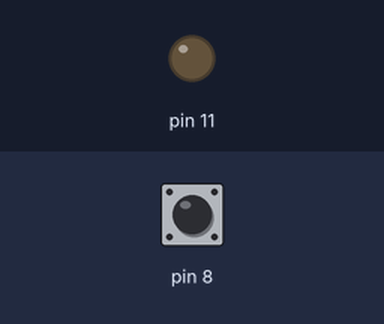
Bench run of a sketch on a simulated Arduino Uno, built with avr-gcc and run on an emulated ATmega328P. Parts: output pins drawn as LEDs (lit = HIGH). Dashed ring = blinking. The inputs (shaded band) are chosen by the test bench; at power-on: pin 8 HIGH.

Above: at 1.2 s.
1.3 s: pin 8 pulled LOW for 3.2 s
At 4.8 s:
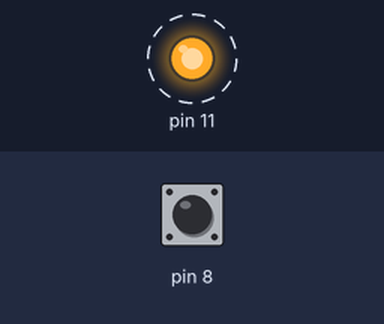
6.0 s: pin 8 pulled LOW for 0.15 s
At 7.3 s:
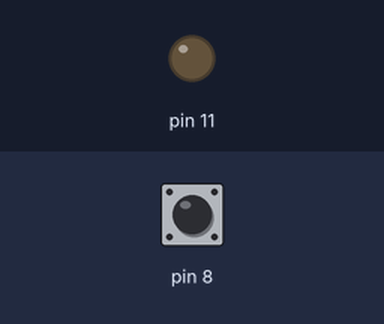
Timing chart, 0 to 9.0 s (numbered marks = the images above; inputs shaded):
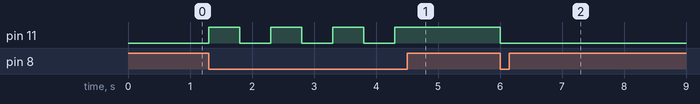

The sketch:

button1_LED_ACKAPA.ino
```cpp
int durum = 0;//0 ise sönük 1 ise yanık
void setup() {
  // put your setup code here, to run once:
  pinMode(8,INPUT_PULLUP);
  pinMode(11,OUTPUT);
}

void loop() {
  // put your main code here, to run repeatedly:
  int btn = digitalRead(8);
  //durum 0 ise led sönük
  if(btn==0 && durum==0)//butona tıklandıysa
  {
      digitalWrite(11,1);
      durum=1;//led artık yanıyor
      delay(500);//sistemin daha kararlı çalışması için kullanıcıya butona basma çekme süresi tanınıyor
  }//durum 1 ise led yanık
  else  if(btn==0 && durum==1)//butona tıklandıysa
  {
     digitalWrite(11,0);
     durum = 0;//led artık sönük
     delay(500);//sistemin daha kararlı çalışması için kullanıcıya butona basma çekme süresi tanınıyor
  }
  //delay(500);//sistemin daha kararlı çalışması için kullanıcıya butona basma çekme süresi tanınıyor
}
```

Measured:
- after the input at 1.3 s, pin 11: alternates HIGH for 0.50 s and LOW for 0.50 s, 7 changes in all, then stays HIGH, starting at once
- after the input at 6.0 s, pin 11: HIGH → LOW at once
